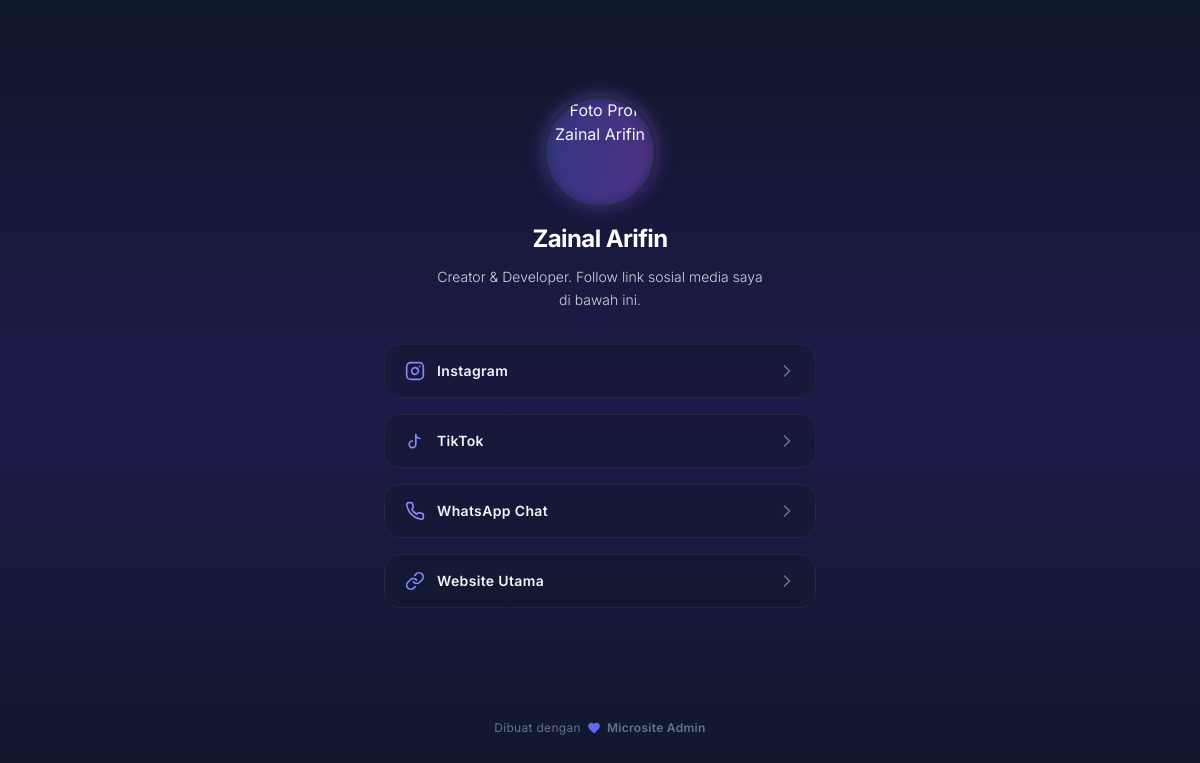
The page / on the database its author committed.
### tables this page shows
CREATE TABLE IF NOT EXISTS `buttons` (
  `id` INT AUTO_INCREMENT PRIMARY KEY,
  `label` VARCHAR(100) NOT NULL,
  `url` VARCHAR(255) NOT NULL,
  `order_index` INT DEFAULT 0,
  `is_active` TINYINT(1) DEFAULT 1,
  `created_at` TIMESTAMP DEFAULT CURRENT_TIMESTAMP,
  `updated_at` TIMESTAMP DEFAULT CURRENT_TIMESTAMP ON UPDATE CURRENT_TIMESTAMP
);

### index.php (the view, shortened to what this page needs)
<?php
require_once __DIR__ . '/inc/db.php';
$settings = [
    'profile_name' => 'Nama Profil',
    'profile_bio' => 'Deskripsi singkat...',
    'profile_avatar' => 'https://images.unsplash.com/photo-1535713875002-d1d0cf377fde?auto=format&fit=facearea&facepad=2&w=256&h=256&q=80',
    'theme_gradient' => 'from-slate-900 via-indigo-950 to-slate-900'
];
try {
    $stmt = $pdo->query('SELECT * FROM settings');
    while ($row = $stmt->fetch()) {
        $settings[$row['setting_key']] = $row['setting_value'];
    }
} catch (PDOException $e) {
}
$buttons = [];
try {
    $stmt = $pdo->prepare('SELECT * FROM buttons WHERE is_active = 1 ORDER BY order_index ASC');
    $stmt->execute();
    $buttons = $stmt->fetchAll();
} catch (PDOException $e) {
}
function get_social_icon($label) {
    $label = strtolower(trim($label));
    if (str_contains($label, 'instagram') || str_contains($label, 'ig')) {
        return '<svg class="w-5 h-5 shrink-0" viewBox="0 0 24 24" fill="none" stroke="currentColor" stroke-width="2" stroke-linecap="round" stroke-linejoin="round"><rect width="20" height="20" x="2" y="2" rx="5" ry="5"/><path d="M16 11.37A4 4 0 1 1 12.63 8 4 4 0 0 1 16 11.37z"/><line x1="17.5" x2="17.51" y1="6.5" y2="6.5"/></svg>';
    }
    if (str_contains($label, 'whatsapp') || str_contains($label, 'wa')) {
        return '<svg class="w-5 h-5 shrink-0" viewBox="0 0 24 24" fill="none" stroke="currentColor" stroke-width="2" stroke-linecap="round" stroke-linejoin="round"><path d="M22 16.92v3a2 2 0 0 1-2.18 2 19.79 19.79 0 0 1-8.63-3.07 19.5 19.5 0 0 1-6-6 19.79 19.79 0 0 1-3.07-8.67A2 2 0 0 1 4.11 2h3a2 2 0 0 1 2 1.72 12.84 12.84 0 0 0 .7 2.81 2 2 0 0 1-.45 2.11L8.09 9.91a16 16 0 0 0 6 6l1.27-1.27a2 2 0 0 1 2.11-.45 12.84 12.84 0 0 0 2.81.7A2 2 0 0 1 22 16.92z"/></svg>';
    }
    if (str_contains($label, 'tiktok')) {
        return '<svg class="w-5 h-5 shrink-0" viewBox="0 0 24 24" fill="none" stroke="currentColor" stroke-width="2" stroke-linecap="round" stroke-linejoin="round"><path d="M9 12a4 4 0 1 0 4 4V4a5 5 0 0 0 5 5"/></svg>';
    }
    return '<svg class="w-5 h-5 shrink-0" viewBox="0 0 24 24" fill="none" stroke="currentColor" stroke-width="2" stroke-linecap="round" stroke-linejoin="round"><path d="M10 13a5 5 0 0 0 7.54.54l3-3a5 5 0 0 0-7.07-7.07l-1.72 1.71"/><path d="M14 11a5 5 0 0 0-7.54-.54l-3 3a5 5 0 0 0 7.07 7.07l1.71-1.71"/></svg>';
}
?>
<!DOCTYPE html>
<html lang="id">
<head>
    <script src="https://cdn.tailwindcss.com"></script>
</head>
<body class="bg-gradient-to-b <?= htmlspecialchars($settings['theme_gradient']) ?> min-h-screen text-slate-100 flex flex-col items-center justify-between py-16 px-4">
    <div class="w-full max-w-md mx-auto flex-1 flex flex-col items-center justify-center fade-in">
        <div class="text-center mb-8">
            <div class="relative inline-block mb-4 group">
                <img class="relative w-28 h-28 rounded-full border-2 border-slate-800 object-cover shadow-xl"
                     src="<?= htmlspecialchars($settings['profile_avatar']) ?>"
                     alt="Foto Profil <?= htmlspecialchars($settings['profile_name']) ?>"
                     onerror="this.src='https://images.unsplash.com/photo-1535713875002-d1d0cf377fde?auto=format&fit=facearea&facepad=2&w=256&h=256&q=80'">
            </div>
            <h1 class="text-2xl font-bold text-white tracking-tight leading-tight"><?= htmlspecialchars($settings['profile_name']) ?></h1>
            <p class="text-slate-300 text-sm mt-3 px-6 max-w-sm mx-auto font-light leading-relaxed"><?= htmlspecialchars($settings['profile_bio']) ?></p>
        </div>
        <div class="w-full space-y-4 px-2 mb-12">
            <?php if (empty($buttons)): ?>
                <div class="text-center py-8 bg-slate-900/40 backdrop-blur-md border border-slate-800/80 rounded-2xl">
                    <p class="text-slate-400 text-sm">Tidak ada tautan aktif saat ini.</p>
                </div>
            <?php else: ?>
                <?php foreach ($buttons as $button): ?>
                    <a href="<?= htmlspecialchars($button['url']) ?>"
                       target="_blank"
                       rel="noopener noreferrer"
                       class="w-full py-4 px-5 bg-slate-900/40 hover:bg-indigo-600/20 backdrop-blur-md border border-slate-800 hover:border-indigo-500/50 rounded-2xl flex items-center justify-between text-slate-100 hover:text-white transition-all duration-300 transform hover:scale-[1.02] hover:shadow-lg hover:shadow-indigo-500/5 group">
                        <div class="flex items-center space-x-3 min-w-0">
                            <div class="text-indigo-400 group-hover:text-indigo-300 transition-colors">
                                <?= get_social_icon($button['label']) ?>
                            </div>
                            <span class="text-sm font-semibold truncate tracking-wide"><?= htmlspecialchars($button['label']) ?></span>
                        </div>
                        <div class="text-slate-500 group-hover:text-indigo-300 transform translate-x-0 group-hover:translate-x-1 transition-all duration-300">
                            <svg xmlns="http://www.w3.org/2000/svg" fill="none" viewBox="0 0 24 24" stroke-width="2.5" stroke="currentColor" class="w-4 h-4">
                                <path stroke-linecap="round" stroke-linejoin="round" d="M8.25 4.5l7.5 7.5-7.5 7.5" />
                            </svg>
                        </div>
                    </a>
                <?php endforeach; ?>
            <?php endif; ?>
        </div>
    </div>
    <footer class="w-full text-center text-xs text-slate-500 tracking-wide mt-8">
        <div class="inline-flex items-center space-x-1.5">
            <span>Dibuat dengan</span>
            <a href="admin/login.php" class="hover:text-indigo-400 transition-colors font-semibold hover:underline">Microsite Admin</a>
        </div>
    </footer>
</body>
</html>

### index.php (style rules this page uses)
body { font-family: 'Inter', sans-serif; }
.fade-in { animation: fadeIn 0.8s ease-out forwards; }

### rows shown on the page
buttons: label "Instagram"
buttons: label "TikTok"
buttons: label "WhatsApp Chat"
buttons: label "Website Utama"

### other values the page prints
$settings['profile_name'] "Zainal Arifin"
$settings['profile_bio'] "Creator & Developer. Follow link sosial media saya di bawah ini."
